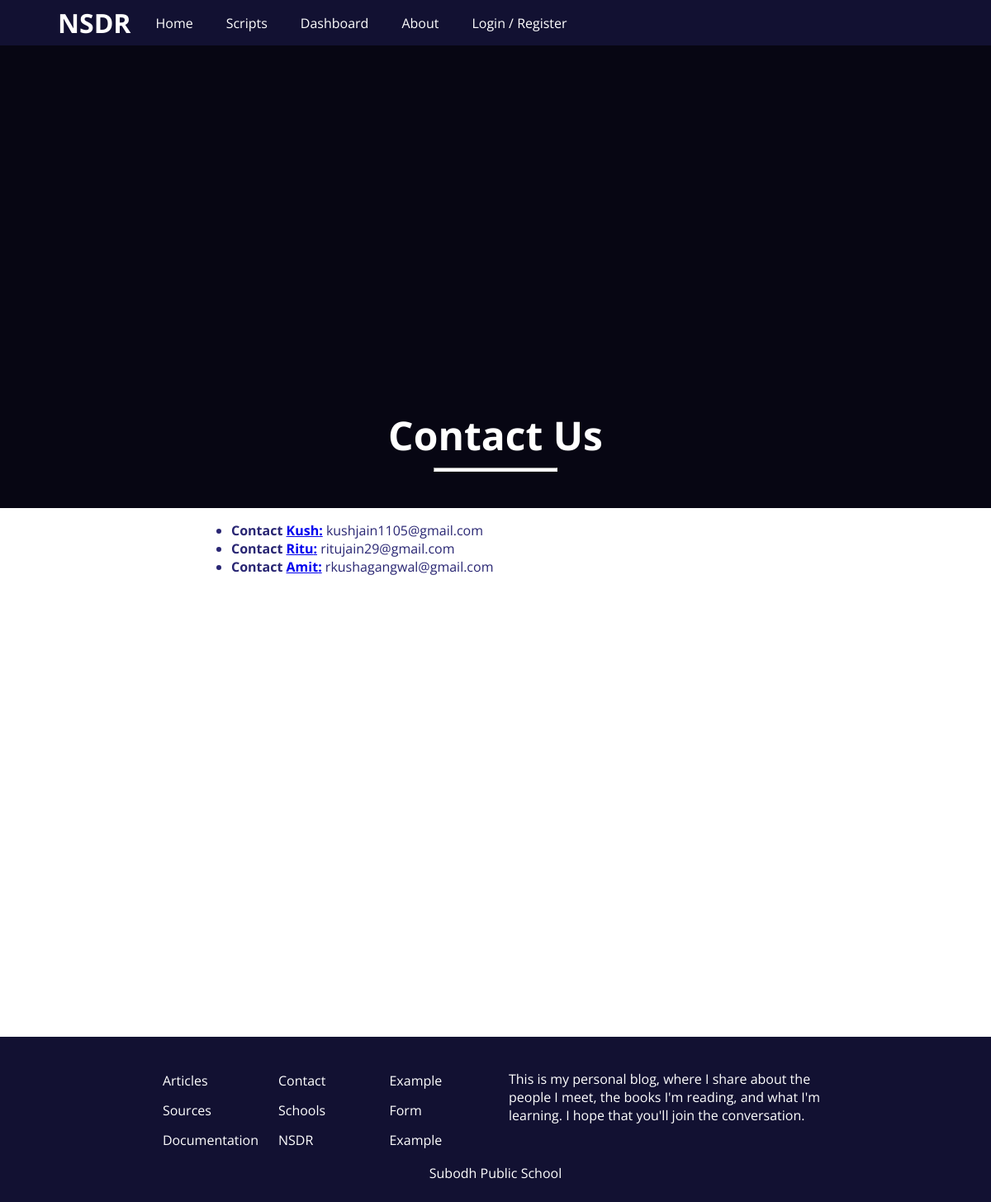
The app's page /contact with its own data.
### Home/models.py (models this page shows)
class User(AbstractUser):
    pass

### Home/views.py (the view)
# urls.py: path("contact", views.contact, name="contact")
def contact(request):
    users = User.objects.all()
    return render(request, "Home/contact.html", {
        "users": users
    })

### Home/templates/Home/contact.html (shortened to what this page needs)
{% extends 'Home/layout.html' %}
{% load static %}
{% block head %}
    <link rel="stylesheet" href="{% static 'Home/style/document.css' %}">
{% endblock %}
{% block body %}
<div class="template">
    <div class="template-content">
        <h1>Contact Us</h1>
        <hr>
    </div>
</div>
<div class="container">
    <ul>
        {% for user in users %}
        <li>
            <b>Contact <a href="{% url 'Home:member' user %}" class="user"> {{ user }}:</a></b> {{ user.email }}
        </li>
        {% endfor %}
    </ul>
</div>
{% endblock %}

### Home/static/Home/style/style.css (style rules this page uses)
html { box-sizing: border-box; font-size: 100%; }
*, *::after, *::before { box-sizing: inherit; }
body { margin: 0; padding: 0; background-color: var(--color1); color: var(--text-color); font-family: "Open Sans", sans-serif; min-height: 120vh; display: flex; flex-direction: column; }
h1, h2, h3 { font-weight: 700; line-height: 1.1; margin-top: 0; }
a, a:visited, a:active { text-decoration: none; }
:root { --color1: hsl(242, 50%, 5%); --color2: hsl(242, 50%, 13%); --color3: hsl(242, 50%, 20%); --color4: hsl(242, 50%, 25%); --color5: hsl(242, 50%, 30%); --text-color: white; }

### Home/static/Home/style/document.css (style rules this page uses)
html { box-sizing: border-box; font-size: 100%; }
*, *::after, *::before { box-sizing: inherit; }
body { margin: 0; padding: 0; background-color: var(--color1); color: var(--text-color); font-family: "Open Sans", sans-serif; min-height: 120vh; display: flex; flex-direction: column; }
h1, h2, h3 { font-weight: 700; line-height: 1.1; margin-top: 0; }
a, a:visited, a:active { text-decoration: none; }
:root { --color1: hsl(242, 50%, 5%); --color2: hsl(242, 50%, 13%); --color3: hsl(242, 50%, 20%); --color4: hsl(242, 50%, 25%); --color5: hsl(242, 50%, 30%); --text-color: white; }
.template { position: relative; height: 70vh; background-color: var(--color1); display: flex; }
.template .template-content { margin: auto auto 0 auto; width: 90%; padding: 1rem 0; }
.template .template-content h1 { text-align: center; font-size: 3rem; }
.template .template-content hr { width: 150px; background-color: white; height: 5px; position: relative; bottom: 20px; }
body { background-color: white; }
.container { width: 90vw; margin: auto; color: var(--color5); min-height: 80vh; }

### Home/templates/Home/contact.html (style rules this page uses)
.user { text-decoration: underline; }
.container { width: 60vw; }

### records on screen
User: username "Kush", email "kushjain1105@gmail.com"
User: username "Ritu", email "ritujain29@gmail.com"
User: username "Amit", email "rkushagangwal@gmail.com"
